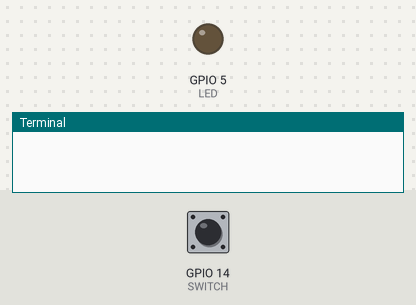
Simulated run of this program. Board: Raspberry Pi (BCM pin numbers). Parts: output pins drawn as LEDs (lit = HIGH), the last lines printed to the terminal. Inputs (shaded band) come from the test bench; at power-on: GPIO 14 (SWITCH) HIGH.

Above: at 1.2 s.
1.3 s: GPIO 14 (SWITCH) pulled LOW for 0.15 s
At 2.2 s:
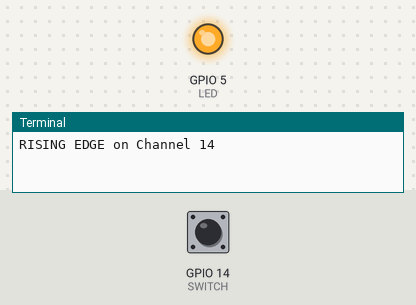
2.9 s: GPIO 14 (SWITCH) pulled LOW for 1 s
At 4.7 s:
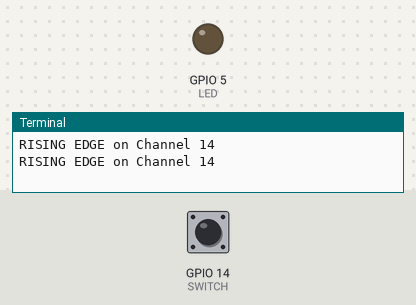
5.4 s: GPIO 14 (SWITCH) pulled LOW for 3.2 s
At 9.4 s:
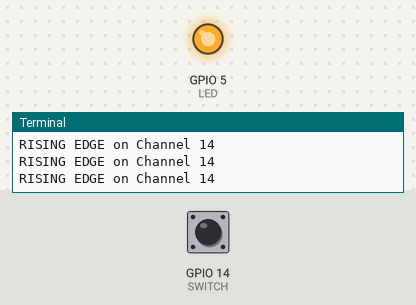
Timing chart, 0 to 10.9 s (numbered marks = the images above; inputs shaded):
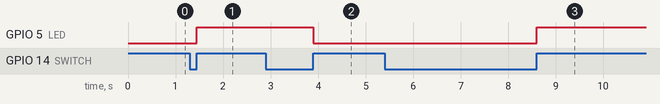

The program:

led_toggle_rising_edge.py
```python
# led_toggle_rising_edge.py
import RPi.GPIO as GPIO
import time


LED = 5 # GPIO5
SWITCH = 14 # GPIO14
state = GPIO.LOW # 초기 상태

GPIO.setmode(GPIO.BCM)
GPIO.setwarnings(False)

GPIO.setup(SWITCH, GPIO.IN) # GPIO14를 스위치 입력 핀으로 사용
GPIO.setup(LED, GPIO.OUT) # GPIO5를 LED 출력 핀으로 사용

# state가 LOW이면 HIGH로 변환, HIGH이면 LOW로 변환

def rising_edge_callback(channel):
    print('RISING EDGE on Channel', channel)
    global state
    if (state == GPIO.LOW):
        GPIO.output(LED, GPIO.HIGH) # LED on
        state = GPIO.HIGH
    else:
        GPIO.output(LED, GPIO.LOW) # LED off
        state = GPIO.LOW

# GPIO14에서 RISING edge가 탐지되면 rising_edge_callback() 호출
GPIO.add_event_detect(SWITCH, GPIO.RISING,
    callback=rising_edge_callback, bouncetime=300)
try:
 # do something here
    while True:
        time.sleep(1)
except KeyboardInterrupt:
    print('Exit ...')
finally:
    GPIO.cleanup()
```

Measured:
- after the input at 1.3 s, GPIO 5 (LED): LOW → HIGH after 0.15 s
- after the input at 2.9 s, GPIO 5 (LED): HIGH → LOW after 1.0 s
- after the input at 5.4 s, GPIO 5 (LED): LOW → HIGH after 3.2 s
